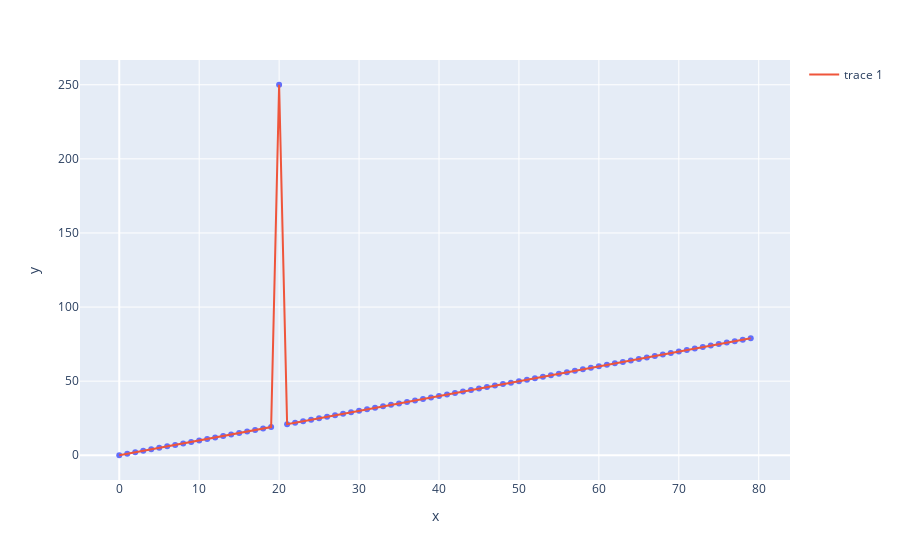

Write notebook code for a chart like this one.
### Code cell
fig = px.scatter(x = x, y = y)
fig.add_trace(go.Scatter(x = x, y = y))
fig.show()

### Figure 1 — Plotly figure (JSON) as saved in the notebook; plotly's stock layout.template omitted (floating-point values rounded to 4 significant figures)
{"data": [{"hovertemplate": "x=%{x}<br>y=%{y}<extra></extra>", "legendgroup": "", "marker": {"color": "#636efa", "symbol": "circle"}, "mode": "markers", "name": "", "orientation": "v", "showlegend": false, "type": "scatter", "x": [0, 1, 2, 3, 4, 5, 6, 7, 8, 9, 10, 11, 12, 13, 14, 15, 16, 17, 18, 19, 20, 21, 22, 23, 24, 25, 26, 27, 28, 29, 30, 31, 32, 33, 34, 35, 36, 37, 38, 39, 40, 41, 42, 43, 44, 45, 46, 47, 48, 49, 50, 51, 52, 53, 54, 55, 56, 57, 58, 59, 60, 61, 62, 63, 64, 65, 66, 67, 68, 69, 70, 71, 72, 73, 74, 75, 76, 77, 78, 79], "xaxis": "x", "y": [0, 1, 2, 3, 4, 5, 6, 7, 8, 9, 10, 11, 12, 13, 14, 15, 16, 17, 18, 19, 250, 21, 22, 23, 24, 25, 26, 27, 28, 29, 30, 31, 32, 33, 34, 35, 36, 37, 38, 39, 40, 41, 42, 43, 44, 45, 46, 47, 48, 49, 50, 51, 52, 53, 54, 55, 56, 57, 58, 59, 60, 61, 62, 63, 64, 65, 66, 67, 68, 69, 70, 71, 72, 73, 74, 75, 76, 77, 78, 79], "yaxis": "y"}, {"type": "scatter", "x": [0, 1, 2, 3, 4, 5, 6, 7, 8, 9, 10, 11, 12, 13, 14, 15, 16, 17, 18, 19, 20, 21, 22, 23, 24, 25, 26, 27, 28, 29, 30, 31, 32, 33, 34, 35, 36, 37, 38, 39, 40, 41, 42, 43, 44, 45, 46, 47, 48, 49, 50, 51, 52, 53, 54, 55, 56, 57, 58, 59, 60, 61, 62, 63, 64, 65, 66, 67, 68, 69, 70, 71, 72, 73, 74, 75, 76, 77, 78, 79], "y": [0, 1, 2, 3, 4, 5, 6, 7, 8, 9, 10, 11, 12, 13, 14, 15, 16, 17, 18, 19, 250, 21, 22, 23, 24, 25, 26, 27, 28, 29, 30, 31, 32, 33, 34, 35, 36, 37, 38, 39, 40, 41, 42, 43, 44, 45, 46, 47, 48, 49, 50, 51, 52, 53, 54, 55, 56, 57, 58, 59, 60, 61, 62, 63, 64, 65, 66, 67, 68, 69, 70, 71, 72, 73, 74, 75, 76, 77, 78, 79]}], "layout": {"legend": {"tracegroupgap": 0}, "margin": {"t": 60}, "xaxis": {"anchor": "y", "domain": [0, 1], "title": {"text": "x"}}, "yaxis": {"anchor": "x", "domain": [0, 1], "title": {"text": "y"}}}}
